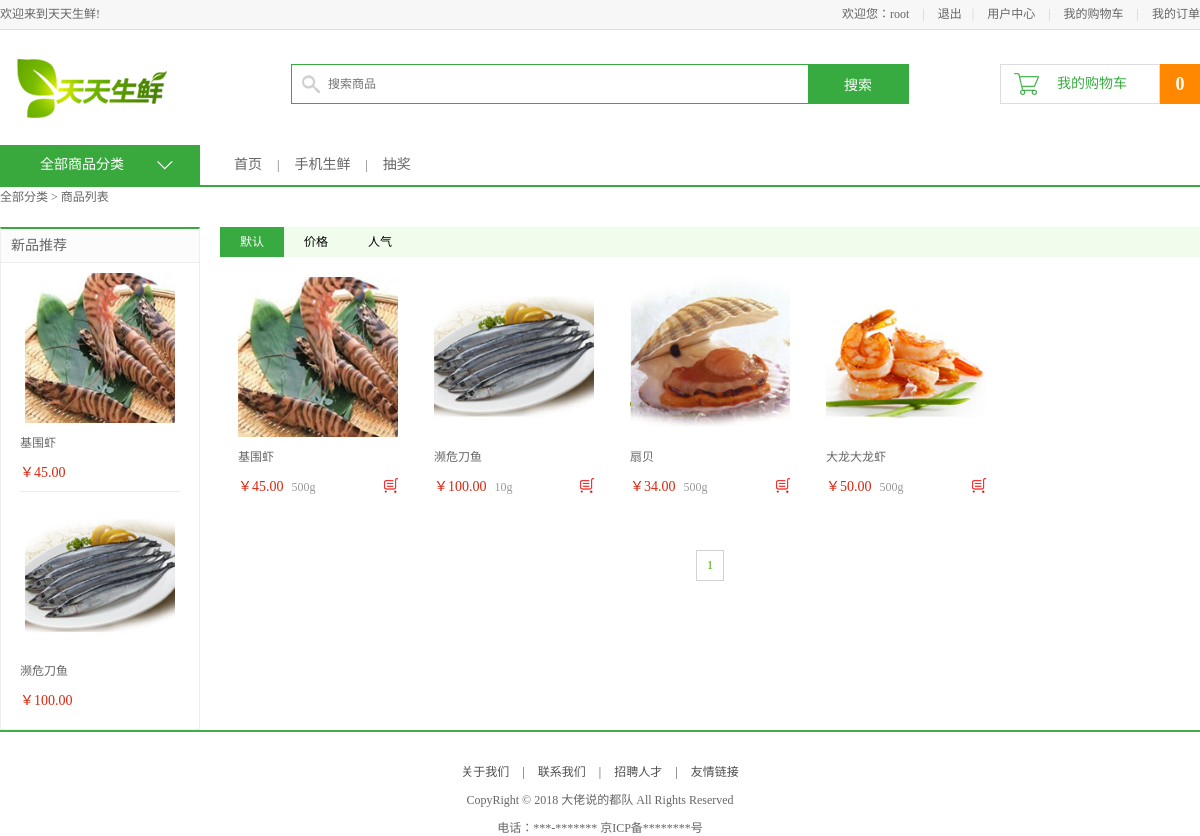
Screenshot of /list2_1_1/ (signed in) with the database file from the repository.
### apps/df_goods/models.py (models this page shows, shortened)
class GoodsInfo(models.Model):
    isDelete = models.BooleanField(default=False)  # 逻辑删除
    gtitle = models.CharField(max_length=20, verbose_name="商品名称")
    gpic = models.ImageField(upload_to='df_goods', verbose_name="图片路径")
    gprice = models.DecimalField(max_digits=5, decimal_places=2, verbose_name="商品价格")  # 商品价格小数位为两位，整数位为3位
    gunit = models.CharField(max_length=20, default='500g', verbose_name="单位重量")
    gclick = models.IntegerField(verbose_name="点击量")
    gjianjie = models.CharField(max_length=200, verbose_name="简介")
    gkucun = models.IntegerField(verbose_name="库存")
    gcontent = HTMLField(max_length=200, verbose_name="详情")
    gtype = models.ForeignKey(TypeInfo, on_delete=models.CASCADE, verbose_name="分类")  # 外键关联TypeInfo表
    class Meta:
        verbose_name = "商品"
        verbose_name_plural = verbose_name

### apps/df_goods/views.py (the view)
# urls.py: url('^list(\d+)_(\d+)_(\d+)/$', views.list),
def list(request, tid, pindex, sort):
    typeinfo = TypeInfo.objects.get(pk=int(tid))
    news = typeinfo.goodsinfo_set.order_by('-id')[0:2]
    goods_list = []
    cart_count, guest_cart = 0, 0
    user_id = request.session['user_id']
    if user_id:
        guest_cart = 1
        cart_count = CartInfo.objects.filter(user_id=int(user_id)).count()
    if sort == '1':  # 默认最新
        goods_list = GoodsInfo.objects.filter(gtype_id=int(tid)).order_by('-id')
    elif sort == '2':  # 按照价格
        goods_list = GoodsInfo.objects.filter(gtype_id=int(tid)).order_by('-gprice')
    elif sort == '3':  # 按照人气点击量
        goods_list = GoodsInfo.objects.filter(gtype_id=int(tid)).order_by('-gclick')
    paginator = Paginator(goods_list, 4)
    page = paginator.page(int(pindex))
    context = {
        'title': '商品列表',
        'guest_cart': guest_cart,
        'cart_count': cart_count,
        'page': page,
        'paginator': paginator,
        'typeinfo': typeinfo,
        'sort': sort,  # 排序方式
        'news': news,
    }
    return render(request, 'df_goods/list.html', context)

### templates/df_goods/list.html (shortened to what this page needs)
{% extends 'df_goods/base.html' %}
{% block center_content %}
	<div class="main_wrap clearfix">
		<div class="l_wrap fl clearfix">
			<div class="new_goods">
				<h3>新品推荐</h3>
				<ul>
                    {% for goods in news %}
                        <li>
                            <a href="/{{ goods.id }}"><img src="/static/{{ goods.gpic }}"></a>
    						<h4><a href="/{{ goods.id }}">{{ goods.gtitle }}</a></h4>
    						<div class="prize">￥{{ goods.gprice }}</div>
                        </li>
                    {% endfor %}
				</ul>
			</div>
		</div>
		<div class="r_wrap fr clearfix">
			<div class="sort_bar">
                <a href="/list{{ typeinfo.id }}_1_1"
                   {% if sort == '1' %}
                    class="active"
                   {% endif %}
                    >默认</a>
                <a href="/list{{ typeinfo.id }}_1_2"
                    >价格</a>
                <a href="/list{{ typeinfo.id }}_1_3"
                    >人气</a>
			</div>
			<ul class="goods_type_list clearfix">
                {%  for g in page %}
                <li>
					<a href="/{{ g.id }}/"><img src="/static/{{ g.gpic }}/"></a>
					<h4><a href="/{{ g.id }}/">{{ g.gtitle }}</a></h4>
					<div class="operate">
						<span class="prize">￥{{ g.gprice }}</span>
						<span class="unit">{{ g.gunit }}</span>
						<a href="/cart/add{{ g.id }}_1/" class="add_goods" title="加入购物车"></a>
					</div>
				</li>
                {% endfor %}
			</ul>
			<div class="pagenation">
                {% for pindex in paginator.page_range %}
                    {% if pindex == page.number %}
                        <a href="/list{{ typeinfo.id }}_{{pindex}}_{{ sort }}" class="active">{{ pindex }}</a>
                    {% else %}
                        <a href="/list{{ typeinfo.id }}_{{pindex}}_{{ sort }}">{{ pindex }}</a>
                    {% endif %}
                {% endfor %}
			</div>
		</div>
	</div>
{% endblock center_content %}

### static/css/main.css (style rules this page uses)
body { font-family:'Microsoft Yahei';font-size:12px;color:#666; }
html,body { height:100% }
.main_wrap { width:1200px;margin:0 auto; }
.l_wrap { width:200px; }
.r_wrap { width:980px; }
.new_goods { border:1px solid #ededed; border-top:2px solid #37ab40; padding-bottom:10px; }
.new_goods h3 { height:33px;line-height:33px;background-color:#fcfcfc;border-bottom:1px solid #ededed;font-size:14px;font-weight:normal;text-indent:10px; }
.new_goods ul { width:160px;margin:0 auto;overflow:hidden; }
.new_goods li { border-bottom:1px solid #ededed;margin-bottom:-1px; }
.new_goods li img { display:block;width:150px;height:150px;margin:10px auto; }
.new_goods li h4 { width:160px;margin:0 auto; }
.new_goods li h4 a { font-weight:normal;color:#666;display:block;width:160px;overflow:hidden;white-space:nowrap;text-overflow:ellipsis; }
.new_goods li .prize { font-size:14px;color:#da260e;margin:10px auto; }
.sort_bar { height:30px;background-color:#f0fdec }
.sort_bar a { display:block;height:30px;line-height:30px;padding:0 20px;float:left;color:#000 }
.sort_bar .active { background-color:#37ab40;color:#fff; }
.goods_type_list { margin:10px auto 0; }
.goods_type_list li { width:196px; float:left; margin-bottom:10px }
.goods_type_list li img { width:160px;height:160px;display:block;margin:10px auto; }
.goods_type_list li h4 { width:160px;margin:0 auto; }
.goods_type_list li h4 a { font-weight:normal;color:#666;display:block;width:160px;overflow:hidden;white-space:nowrap;text-overflow:ellipsis; }
.operate { width:160px;margin:10px auto;position:relative; }
.goods_type_list .operate .prize { color:#da260e; font-size:14px; }
.goods_type_list .operate .unit { color:#999;padding-left:5px; }
.goods_type_list .operate .add_goods { display:inline-block;width:15px;height:15px;background:url(../images/shop_cart.png);position:absolute;right:0;top:3px; }
.pagenation { height:32px;text-align:center;font-size:0;margin:30px auto; }
.pagenation a { display:inline-block;border:1px solid #d2d2d2;background-color:#f8f6f7;font-size:12px;padding:7px 10px;color:#666;margin:5px }
.pagenation .active { background-color:#fff;color:#43a200 }

### rows the page displays
GoodsInfo: gpic (picture), gtitle "基围虾", gprice "45.00", gunit "500g"
GoodsInfo: gpic (picture), gtitle "濒危刀鱼", gprice "100.00", gunit "10g"
GoodsInfo: gpic (picture), gtitle "扇贝", gprice "34.00", gunit "500g"
GoodsInfo: gpic (picture), gtitle "大龙大龙虾", gprice "50.00", gunit "500g"

### other values shown
{{ request.session.user_name }} "root"
{{ cart_count }} "0"
{{ title }} "商品列表"
{{ pindex }} "1"
